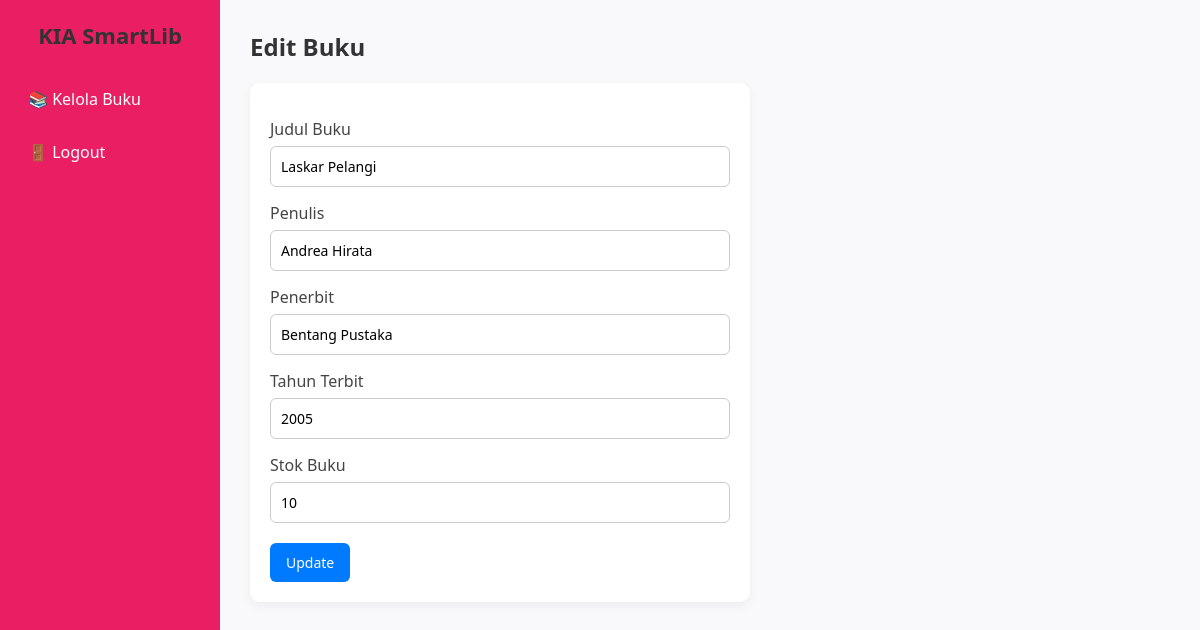
The app's page /edit_buku.php?id=1 (signed in) with its own data.
### tables this page shows
CREATE TABLE `t_buku` (
  `id_buku` int(11) NOT NULL,
  `judul` varchar(255) DEFAULT NULL,
  `penulis` varchar(100) DEFAULT NULL,
  `penerbit` varchar(100) DEFAULT NULL,
  `tahun_terbit` year(4) DEFAULT NULL,
  `stok` int(11) DEFAULT NULL,
  `create_by` int(11) DEFAULT NULL,
  `create_date` datetime DEFAULT current_timestamp(),
  `update_by` int(11) DEFAULT NULL,
  `update_date` datetime DEFAULT NULL ON UPDATE current_timestamp(),
  `gambar` varchar(255) DEFAULT NULL
);

### edit_buku.php (the view, shortened to what this page needs)
<?php
include "koneksi.php";
$id = $_GET['id'];
$query = mysqli_query($conn, "SELECT * FROM t_buku WHERE id_buku = '$id'");
$buku = mysqli_fetch_assoc($query);
?>
<!DOCTYPE html>
<html lang="id">
<head>
</head>
<body>
<div class="sidebar">
    <h2>KIA SmartLib</h2>
    <a href="dashboard_staff.php">📚 Kelola Buku</a>
    <a href="logout.php">🚪 Logout</a>
</div>
<div class="main">
    <h2>Edit Buku</h2>
    <form method="POST">
        <label>Judul Buku</label>
        <input type="text" name="judul" value="<?= htmlspecialchars($buku['judul']) ?>" required>
        <label>Penulis</label>
        <input type="text" name="penulis" value="<?= htmlspecialchars($buku['penulis']) ?>" required>
        <label>Penerbit</label>
        <input type="text" name="penerbit" value="<?= htmlspecialchars($buku['penerbit']) ?>" required>
        <label>Tahun Terbit</label>
        <input type="number" name="tahun" value="<?= htmlspecialchars($buku['tahun_terbit']) ?>" required>
        <label>Stok Buku</label>
        <input type="number" name="stok" value="<?= htmlspecialchars($buku['stok']) ?>" required>
        <button type="submit">Update</button>
    </form>
</div>
</body>
</html>

### edit_buku.php (style rules this page uses)
* { font-family: 'Segoe UI', sans-serif; box-sizing: border-box; margin: 0; padding: 0; }
body { display: flex; background-color: #f9f9fb; }
.sidebar { width: 220px; background-color: #e91e63; color: white; padding: 20px; height: 100vh; }
.sidebar h2 { margin-bottom: 30px; font-size: 22px; text-align: center; }
.sidebar a { display: block; margin: 15px 0; color: white; text-decoration: none; padding: 8px; border-radius: 6px; }
.main { flex: 1; padding: 30px; }
h2 { margin-bottom: 20px; color: #333; }
form { background-color: white; padding: 20px; border-radius: 10px; max-width: 500px; box-shadow: 0 4px 12px rgba(0,0,0,0.05); }
label { display: block; margin-top: 15px; margin-bottom: 6px; color: #444; }
input[type="text"], input[type="number"] { width: 100%; padding: 10px; border: 1px solid #ccc; border-radius: 6px; font-size: 14px; }
button { margin-top: 20px; background-color: #007bff; color: white; padding: 10px 16px; border: none; border-radius: 6px; font-size: 14px; cursor: pointer; }

### records on screen
t_buku: judul "Laskar Pelangi", penulis "Andrea Hirata", penerbit "Bentang Pustaka", tahun "2005", stok "10"
